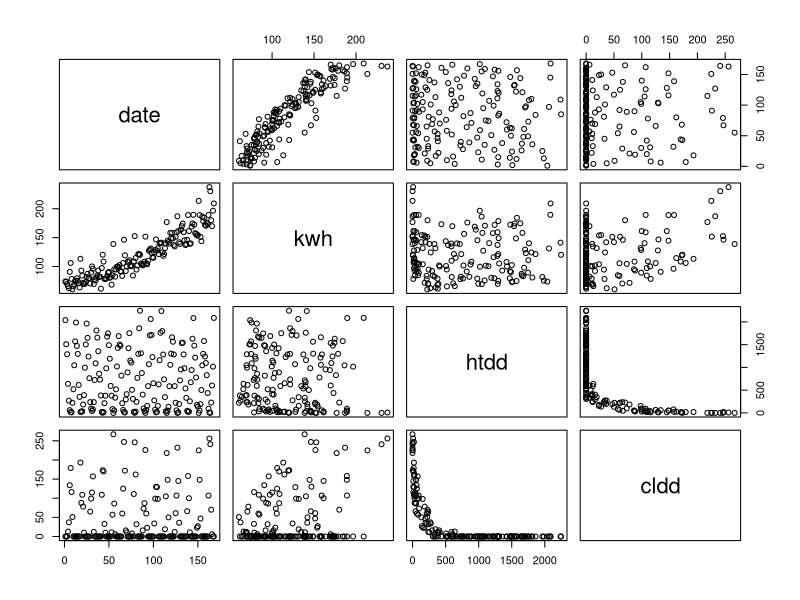
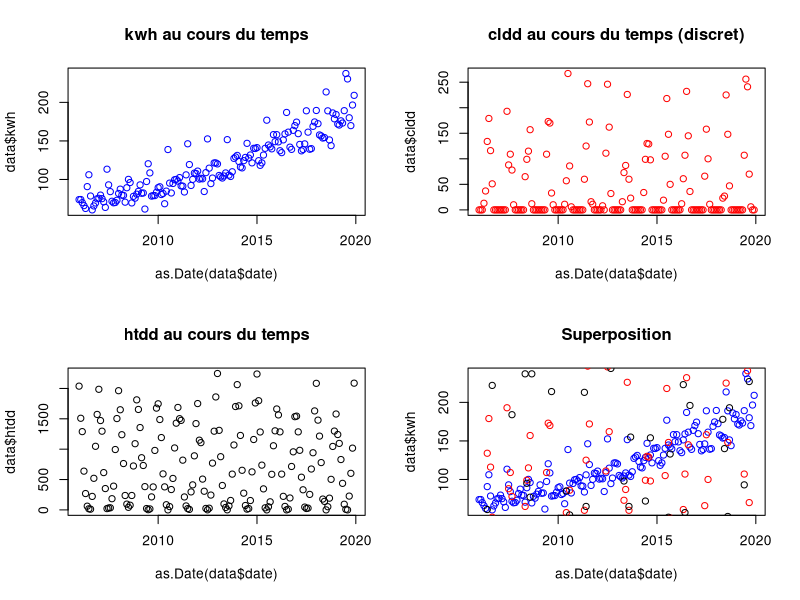
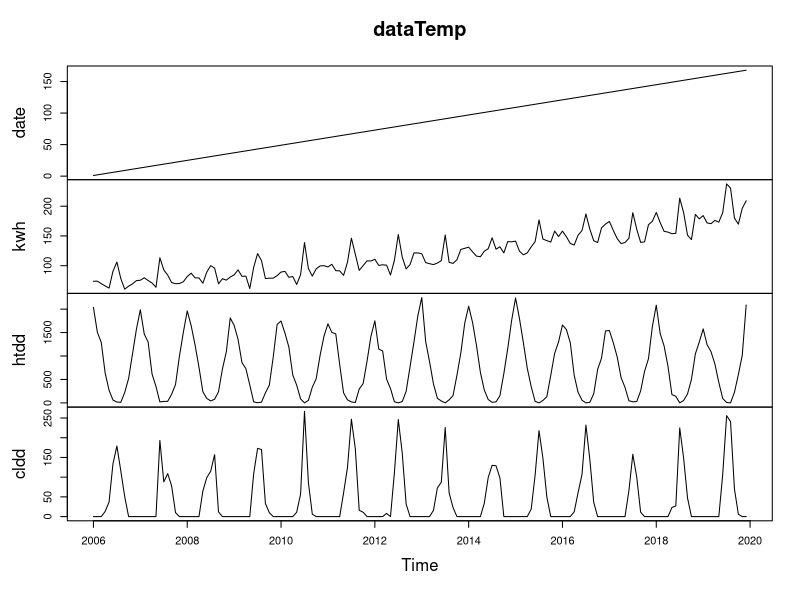
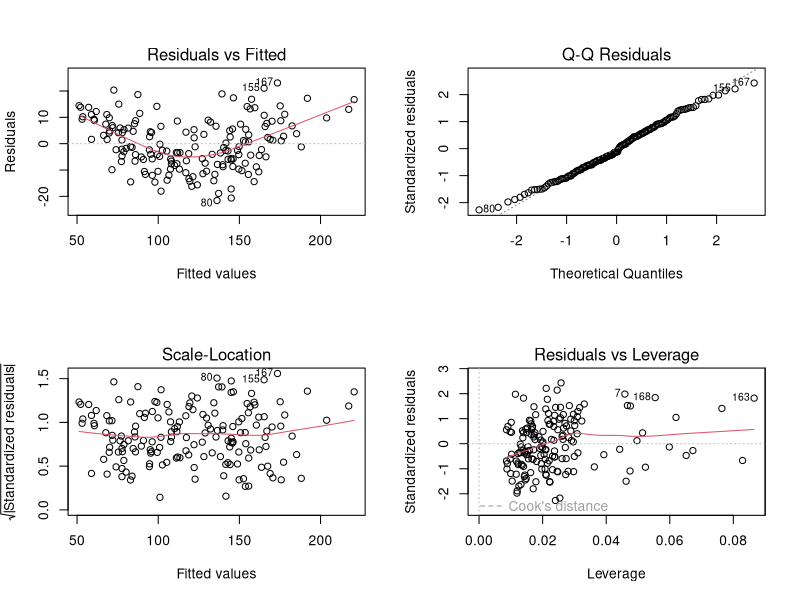
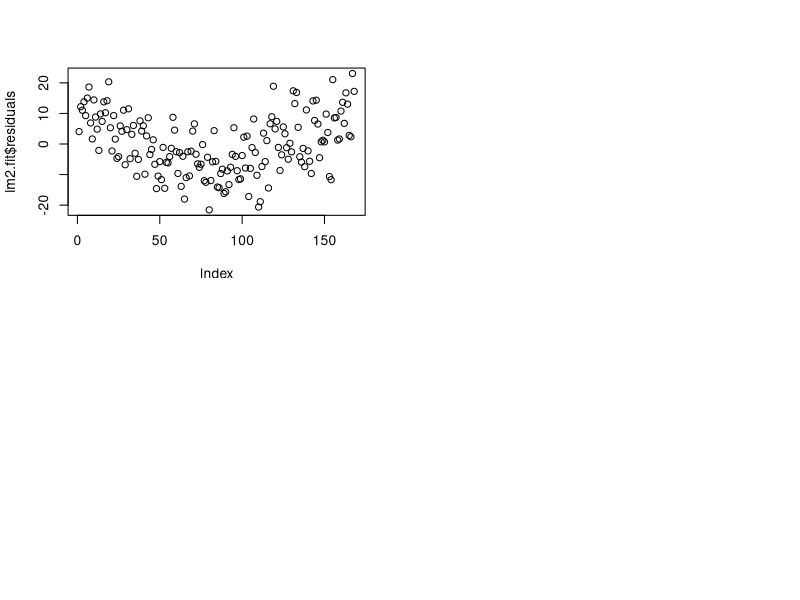
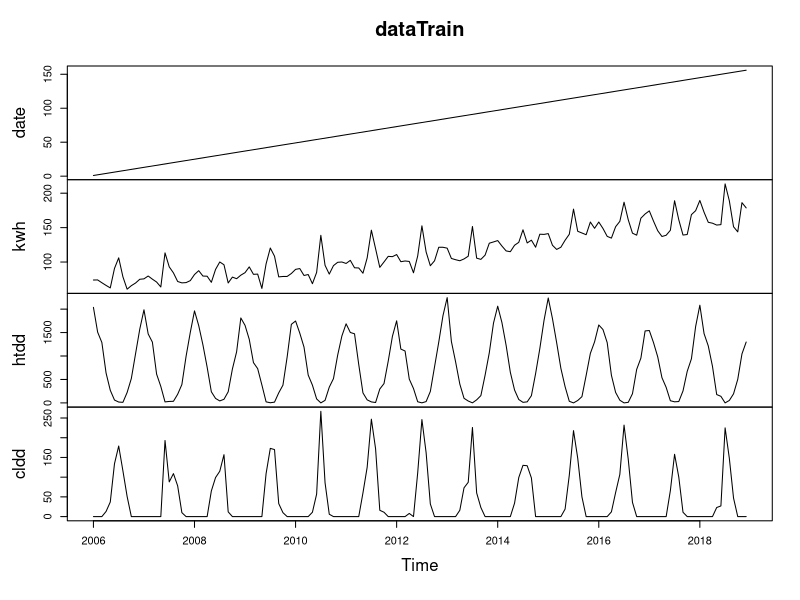
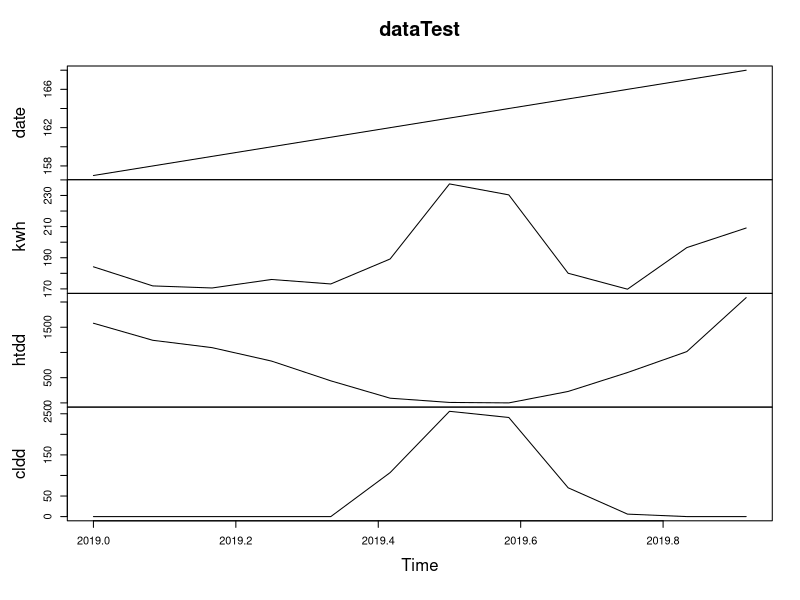
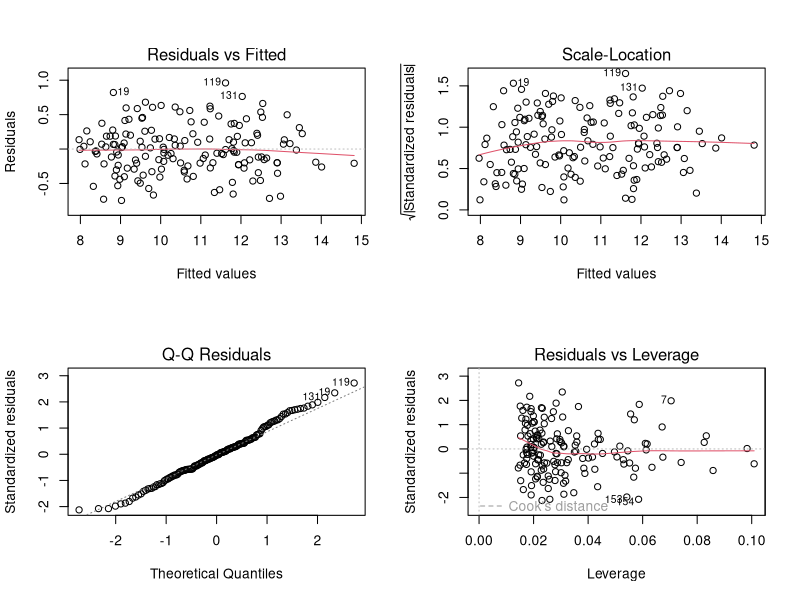

The R source for these figures, in order:
## ---- chunk 1
data <- read.table("Data_app.txt", header=TRUE)
names(data)
head(data)
summary(data)
## ---- chunk 2
plot(data)

par(mfrow=c(2,2))
plot(as.Date(data$date),data$kwh,col="blue" )
title("kwh au cours du temps")
plot(as.Date(data$date),data$cldd,col="red")
title("cldd au cours du temps (discret)")
plot(as.Date(data$date),data$htdd)
title("htdd au cours du temps")

plot(as.Date(data$date),data$kwh,col="blue" )
points(as.Date(data$date),data$cldd,col="red")
points(as.Date(data$date),data$htdd)
title("Superposition")

dataTemp <- ts(data, start = c(2006,1), frequency=12)
plot(dataTemp)

htdd <- dataTemp[,"htdd"]
cldd <- dataTemp[,"cldd"]
kwh <- dataTemp[,"kwh"]
date <-dataTemp[,"date"]

## ---- chunk 3


#on commence notre regression avec le prédicteur htdd uniquement 
lm0.fit <- lm(kwh ~ htdd  )

#On ajoute le prédicteur cldd
lm1.fit <- lm(kwh ~ htdd + cldd )

#On compare les trois modèles

#On ajoute le prédicteur date
lm2.fit <- lm(kwh ~ date + htdd + cldd)



summary(lm0.fit)
summary(lm1.fit)
summary(lm2.fit)

## ---- chunk 4
par(mfrow=c(2,2))
plot(lm2.fit)
## ---- chunk 5
library(lmtest)
lmtest::bptest(lm2.fit)
## ---- chunk 6
data[c(7,168,163),]
## ---- chunk 7
plot(lm2.fit$residuals)
## ---- chunk 8

dataTrainBrut <- dataTemp[1:156,]
dataTestBrut <- dataTemp[157:168,]
#[157:168,]
dataTrain <- ts(dataTrainBrut, start = c(2006,1), frequency=12)
dataTest <- ts(dataTestBrut, start = c(2019,1), frequency=12)

yTest <- dataTemp[157:168,2]

plot(dataTrain)
plot(dataTest)


## ---- chunk 9
#la fonction attend comme paramètre la somme des résidus. Dans notre cas , ils sont accessibles via la commande modele_regression$residuals

compute_rmse <- function(x){
  sqrt(mean(x^2))
}

## ---- chunk 10

lm2.fit <- lm(kwh ~ date + htdd + cldd, data = dataTrain)
yEstime2 <- predict(lm2.fit, newdata = dataTest)
residus2 <- yTest-yEstime2
compute_rmse(residus2)

lm3.fit <- lm(kwh ~ htdd + date + cldd + I(date^2), data= dataTrain )
yEstime3 <- predict(lm3.fit, newdata = dataTest)
residus3 <- yTest-yEstime3
compute_rmse(residus3)

lm4.fit <- lm(log(kwh) ~ htdd + date + cldd + I(date^2), data= dataTrain )
yEstime4 <- predict(lm4.fit, newdata = dataTest)
yEstime4 <- exp(yEstime4)
residus4 <- yTest-yEstime4
compute_rmse(residus4)

lm5.fit <- lm(sqrt(kwh) ~ htdd +  date + cldd  + I(date^2) , data= dataTrain )
yEstime5 <- predict(lm5.fit, newdata = dataTest)
yEstime5 <- yEstime5^2
residus5 <- yTest-yEstime5
compute_rmse(residus5)


lm6.fit <- lm(kwh ~ htdd + date + cldd  + sqrt(date)+ I(date^2), data= dataTrain )
yEstime6 <- predict(lm6.fit, newdata = dataTest)
residus6 <- yTest-yEstime6
compute_rmse(residus6)

summary(lm2.fit)
summary(lm3.fit)
summary(lm5.fit)
summary(lm5.fit)
summary(lm6.fit)



## ---- chunk 11
summary(lm5.fit)
plot(lm5.fit)

summary(lm3.fit)
plot(lm3.fit)
## ---- chunk 12

dataTempTwo <- data[, 2]
dataSeriesTwo <- ts(data=dataTempTwo, start = c(2006,1), freq=12 )


acfSerie <- acf( as.vector(dataSeriesTwo), lag=20, ylim = c(-1,1), 
          main = expression(paste("ACF empirique de la série ", y[t])), xlab="Décalage h", lwd=2)


pacfSerie <- pacf(
  
   as.vector(dataSeriesTwo), lag=20, ylim = c(-1,1), 
          main = expression(paste("PACF empirique de la série ", y[t])), xlab="Décalage h", lwd=2
)

## ---- chunk 13
library(tseries)
adf.test(dataTempTwo)

## ---- chunk 14


diffdataSeriesTwo<- diff(dataSeriesTwo)
mu <- mean(diffdataSeriesTwo)

op <- par(mfrow = c(2,1), mex=0.9)
plot(diffdataSeriesTwo, type='o', main = expression(paste("Série différenciée ")),
     xlab="Temps", ylab = expression(y[t]))
abline(h=mu, col="red", lwd=2)
plot(dataSeriesTwo, type='l', xlab="Temps", ylab="kwh",
     main="Série initiale kwh",cex.main=1)

grid()


## ---- chunk 15


adf.test(diffdataSeriesTwo)

## ---- chunk 16
lag.plot(diffdataSeriesTwo,12, layout=c(2,6), diag.col="red")
## ---- chunk 17

acfSerieDiff <- acf( as.vector(diffdataSeriesTwo), lag=50, ylim = c(-1,1), 
          main = expression(paste("ACF empirique de la série ", y[t])), xlab="Décalage h", lwd=2)


pacfSerieDiff <- pacf(
  
   as.vector(diffdataSeriesTwo), lag=50, ylim = c(-1,1), 
          main = expression(paste("PACF empirique de la série ", y[t])), xlab="Décalage h", lwd=2
)


## ---- chunk 18
library(forecast)

sarimaModel <- auto.arima(dataTrain[,2], D= 1, d=1, approximation = FALSE, seasonal = TRUE)

summary(sarimaModel)



myforecasts <- forecast::forecast(sarimaModel, h=12) 
yEstime7 <- myforecasts$mean
residus7 <- yTest-yEstime7
compute_rmse(residus7)








## ---- chunk 19


yEstimeFinal <- (yEstime3 + yEstime5 + yEstime7 )/3
residus7 <- yTest - yEstimeFinal
compute_rmse(residus7)



## ---- chunk 20
#load des données er séparation des jeux de donnees


data.app.brut <- read.table("Data_app.txt", header=TRUE)
data.app <- data.app.brut[,-2]
data.test <- read.table("Data_test.txt", header=TRUE)
data.final <- rbind(data.app, data.test)

#pour modèle regression multiples
data.final.ts <- ts(data.final, start = c(2006,1), frequency=12)
data.final.ts.train.brut <- data.final.ts[1:168,]
data.final.ts.test.brut <- data.final.ts[169:180,]
data.final.ts.train <- ts(data.final.ts.train.brut, start = c(2006,1), frequency=12)
data.final.ts.test <- ts(data.final.ts.test.brut, start = c(2006,1), frequency=12)


#pour modèle sarima
data.final.train.sarima <- ts(data.app.brut[,2], start = c(2006,1), frequency=12)


#training
lm3.fit <- lm(kwh ~ htdd + date + cldd + I(date^2), data= data.final.ts.train)
lm5.fit <- lm(sqrt(kwh) ~ htdd +  date + cldd  + I(date^2) , data= data.final.ts.train )
sarimaModel <- auto.arima(data.final.train.sarima, D= 1, d=1, approximation = FALSE, seasonal = TRUE)


#prediction
yEstime.final.3 <- predict(lm3.fit, newdata = data.final.ts.test)
yEstimefinal.5 <- predict(lm5.fit, newdata = data.final.ts.test)
yEstimefinal.5  <- yEstimefinal.5^2
forecasts.final <- forecast::forecast(sarimaModel, h=12) 
yEstimefinal.7 <- forecasts.final$mean

yPreditfinal <- (yEstime.final.3+ yEstimefinal.5 + yEstimefinal.7)/3


## ---- chunk 21




